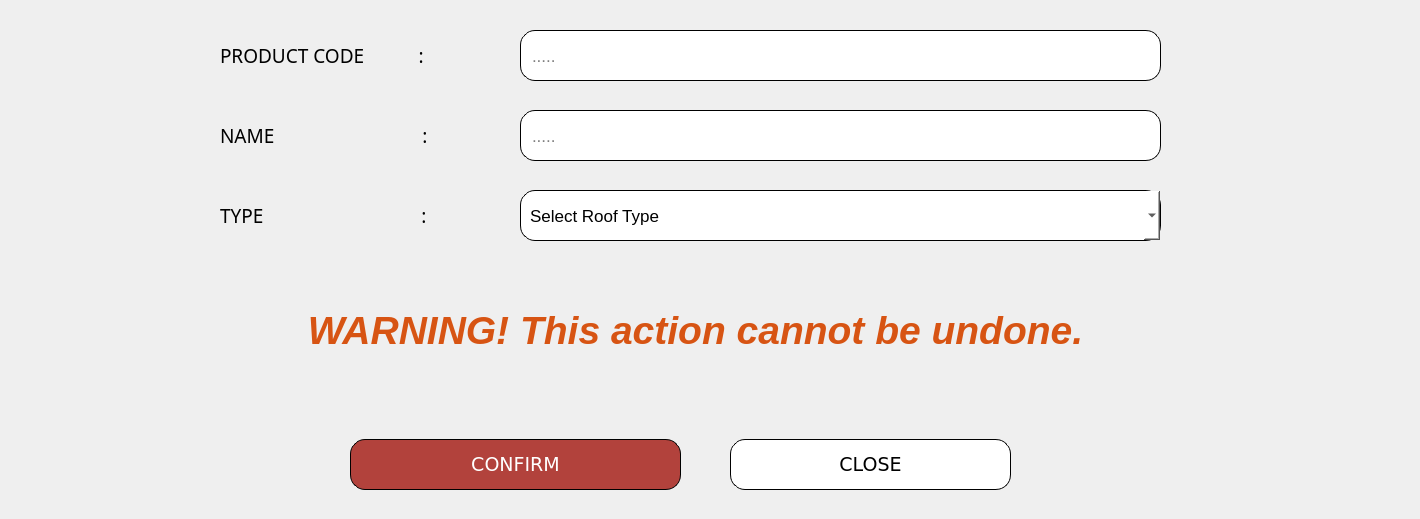
           <widget class="QWidget" name="DELETE_ROOF">
            <widget class="QFrame" name="frame_22">
             <property name="geometry">
              <rect>
               <x>-10</x>
               <y>419</y>
               <width>1331</width>
               <height>91</height>
              </rect>
             </property>
             <property name="styleSheet">
              <string notr="true">    background-color: transparent;
</string>
             </property>
             <property name="frameShape">
              <enum>QFrame::StyledPanel</enum>
             </property>
             <property name="frameShadow">
              <enum>QFrame::Raised</enum>
             </property>
             <widget class="QPushButton" name="pushButton_Confirm_ROOFdelete">
              <property name="geometry">
               <rect>
                <x>360</x>
                <y>20</y>
                <width>331</width>
                <height>51</height>
               </rect>
              </property>
              <property name="font">
               <font>
                <family>Verdana</family>
                <pointsize>14</pointsize>
               </font>
              </property>
              <property name="styleSheet">
               <string notr="true">    background-color: #b2423c;
    color: white;
    border-radius: 15px;
border: 1px solid #000000; 
    padding: 9px;
font-family: &quot;Verdana&quot;, sans-serif; 
text-align: center;</string>
              </property>
              <property name="text">
               <string>CONFIRM</string>
              </property>
             </widget>
             <widget class="QPushButton" name="pushButton_Close_ROOFdelete">
              <property name="geometry">
               <rect>
                <x>740</x>
                <y>20</y>
                <width>281</width>
                <height>51</height>
               </rect>
              </property>
              <property name="font">
               <font>
                <family>Verdana</family>
                <pointsize>14</pointsize>
               </font>
              </property>
              <property name="styleSheet">
               <string notr="true">
/* Default Inactive Button */
QPushButton {
    background-color: #ffffff;
    color: black;
    border-radius: 15px;
border: 1px solid #000000; 
    padding: 9px;
font-family: &quot;Verdana&quot;, sans-serif; 
text-align: center;
}

/* Hover Effect on Inactive Buttons */
QPushButton:hover {
    background-color: #a6a6a6;
    color: white;
}

/* Active Button (Current Page) */
QPushButton#activeButton {
    background-color: #a6a6a6;
    color: white;
}
</string>
              </property>
              <property name="text">
               <string>CLOSE</string>
              </property>
             </widget>
            </widget>
            <widget class="QFrame" name="frame_deleteroof">
             <property name="geometry">
              <rect>
               <x>-10</x>
               <y>0</y>
               <width>1411</width>
               <height>421</height>
              </rect>
             </property>
             <property name="styleSheet">
              <string notr="true">    background-color: transparent;
</string>
             </property>
             <property name="frameShape">
              <enum>QFrame::StyledPanel</enum>
             </property>
             <property name="frameShadow">
              <enum>QFrame::Raised</enum>
             </property>
             <widget class="QLabel" name="label_97">
              <property name="geometry">
               <rect>
                <x>230</x>
                <y>20</y>
                <width>321</width>
                <height>71</height>
               </rect>
              </property>
              <property name="font">
               <font>
                <family>Poppins Medium</family>
                <pointsize>14</pointsize>
                <weight>50</weight>
                <bold>false</bold>
               </font>
              </property>
              <property name="styleSheet">
               <string notr="true">    background-color: transparent;
</string>
              </property>
              <property name="text">
               <string>PRODUCT CODE           :</string>
              </property>
             </widget>
             <widget class="QLineEdit" name="lineEdit_DeleteROOF_prodCode">
              <property name="geometry">
               <rect>
                <x>530</x>
                <y>30</y>
                <width>641</width>
                <height>51</height>
               </rect>
              </property>
              <property name="font">
               <font>
                <pointsize>13</pointsize>
               </font>
              </property>
              <property name="styleSheet">
               <string notr="true">    background-color: #ffffff;
    color: black;
    border-radius: 15px;
border: 1px solid #000000; 
    padding: 9px;
</string>
              </property>
              <property name="placeholderText">
               <string>.....</string>
              </property>
             </widget>
             <widget class="QLabel" name="label_114">
              <property name="geometry">
               <rect>
                <x>230</x>
                <y>110</y>
                <width>311</width>
                <height>51</height>
               </rect>
              </property>
              <property name="font">
               <font>
                <family>Poppins Medium</family>
                <pointsize>14</pointsize>
                <weight>50</weight>
                <bold>false</bold>
               </font>
              </property>
              <property name="styleSheet">
               <string notr="true">    background-color: transparent;
</string>
              </property>
              <property name="text">
               <string>NAME                              :</string>
              </property>
             </widget>
             <widget class="QLabel" name="label_120">
              <property name="geometry">
               <rect>
                <x>230</x>
                <y>180</y>
                <width>311</width>
                <height>71</height>
               </rect>
              </property>
              <property name="font">
               <font>
                <family>Poppins Medium</family>
                <pointsize>14</pointsize>
                <weight>50</weight>
                <bold>false</bold>
               </font>
              </property>
              <property name="styleSheet">
               <string notr="true">    background-color: transparent;
</string>
              </property>
              <property name="text">
               <string>TYPE                                :</string>
              </property>
             </widget>
             <widget class="QLineEdit" name="lineEdit_28">
              <property name="geometry">
               <rect>
                <x>1030</x>
                <y>460</y>
                <width>371</width>
                <height>51</height>
               </rect>
              </property>
              <property name="styleSheet">
               <string notr="true">    background-color: #ffffff;
    color: black;
    border-radius: 15px;
border: 1px solid #000000; 
    padding: 9px;
font-family: &quot;Verdana&quot;, sans-serif; 
text-align: center;</string>
              </property>
              <property name="placeholderText">
               <string>.....</string>
              </property>
             </widget>
             <widget class="QLineEdit" name="lineEdit_DeleteROOF_Name">
              <property name="geometry">
               <rect>
                <x>530</x>
                <y>110</y>
                <width>641</width>
                <height>51</height>
               </rect>
              </property>
              <property name="font">
               <font>
                <pointsize>13</pointsize>
               </font>
              </property>
              <property name="styleSheet">
               <string notr="true">    background-color: #ffffff;
    color: black;
    border-radius: 15px;
border: 1px solid #000000; 
    padding: 9px;
</string>
              </property>
              <property name="placeholderText">
               <string>.....</string>
              </property>
             </widget>
             <widget class="QLabel" name="label_48">
              <property name="geometry">
               <rect>
                <x>0</x>
                <y>265</y>
                <width>1411</width>
                <height>131</height>
               </rect>
              </property>
              <property name="font">
               <font>
                <family>Arial</family>
                <pointsize>29</pointsize>
                <weight>75</weight>
                <italic>true</italic>
                <bold>true</bold>
               </font>
              </property>
              <property name="styleSheet">
               <string notr="true">    background-color: transparent;
color: #d75413;
</string>
              </property>
              <property name="text">
               <string>WARNING! This action cannot be undone.</string>
              </property>
              <property name="alignment">
               <set>Qt::AlignCenter</set>
              </property>
             </widget>
             <widget class="QComboBox" name="comboBox_DeleteROOF_Type">
              <property name="geometry">
               <rect>
                <x>530</x>
                <y>190</y>
                <width>641</width>
                <height>51</height>
               </rect>
              </property>
              <property name="font">
               <font>
                <pointsize>13</pointsize>
               </font>
              </property>
              <property name="styleSheet">
               <string notr="true">    background-color: #ffffff;
    color: black;
    border-radius: 15px;
border: 1px solid #000000; 
    padding: 9px;
</string>
              </property>
              <item>
               <property name="text">
                <string>Select Roof Type</string>
               </property>
              </item>
              <item>
               <property name="text">
                <string>Ribstar (Roof Type)</string>
               </property>
              </item>
              <item>
               <property name="text">
                <string>TileStar (Roof Type)</string>
               </property>
              </item>
              <item>
               <property name="text">
                <string>Corrugated (Roof Type)</string>
               </property>
              </item>
              <item>
               <property name="text">
                <string>Ridge Roll (Roof Bended Material)</string>
               </property>
              </item>
              <item>
               <property name="text">
                <string>Metal Fascia (Roof Bended Material</string>
               </property>
              </item>
              <item>
               <property name="text">
                <string>Molding (Roof Bended Material)</string>
               </property>
              </item>
              <item>
               <property name="text">
                <string>Capping (Roof Bended Material)</string>
               </property>
              </item>
             </widget>
            </widget>
           </widget>
